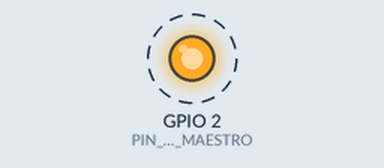
Recording of a sketch running on a simulated ESP32-C3. Parts: output pins drawn as LEDs (lit = HIGH). Dashed ring = blinking. WiFi joins after 1.5 s; servers stay silent unless stated; what the sketch prints to the serial monitor is not drawn.

Above: at 2.63 s.
Timing chart, 0 to 5.5 s (numbered marks = the images above):
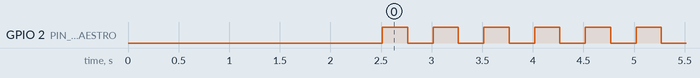

Measured:
- by itself, GPIO 2 (PIN_LED_MAESTRO): alternates HIGH for 0.25 s and LOW for 0.25 s

The sketch:

maestro_noSleep_noDelay.ino
```cpp
/*
  ESP32 (DevKit clásico) - CLIENTE del router + CONTROLADOR DE LED REMOTO (multi-cliente)
  -------------------------------------------------------------------
  Se conecta al router TP-Link (en vez de crear su propia red) y manda
  comandos "ON" y "OFF" a los ESP32-C3 conectados, siguiendo una
  secuencia programable (array de pasos: cliente + duración en fracción de beat).

  LED de latencia (maestro):
  Cada vez que se envía el comando "ON" a un cliente, el LED local del
  maestro (pin 2) se enciende al mismo tiempo, para poder ver a simple
  vista el retraso entre el encendido del maestro y el del cliente.
  El LED del maestro se apaga automáticamente tras la MITAD de la
  duración que se le mandó al cliente para ese paso (no espera a que
  el cliente reciba su "OFF").

  Cómo probarlo:
  1. Sube este sketch al ESP32 clásico.
  2. Sube el sketch cliente a cada ESP32-C3, apuntando al SSID del router
     y a la IP fija 192.168.0.150.
  3. Los LEDs de los C3 deberían encenderse uno por uno siguiendo la secuencia,
     y el LED del maestro debería parpadear brevemente al inicio de cada uno.
*/

#include <WiFi.h>

const char* ssid     = "constelacion";
const char* password = "01Constelacion01";
const uint16_t puerto = 8080;

// IP fija reservada para este maestro en el router (192.168.0.150)
IPAddress ipFija(192, 168, 0, 150);
IPAddress gateway(192, 168, 0, 1);
IPAddress subnet(255, 255, 255, 0);

// Cantidad máxima de clientes ESP32-C3 que puede atender simultáneamente
const int MAX_CLIENTES = 4;

WiFiServer servidor(puerto);
WiFiClient clientes[MAX_CLIENTES];

// ---------------------------------------------------------------
// LED DE LATENCIA (MAESTRO)
// ---------------------------------------------------------------

// ESP32 clásico: usar literal 2, no LED_BUILTIN (ver hardware-notes)
const int PIN_LED_MAESTRO = 2;

bool masterLedIsOn = false;
unsigned long masterLedStartTime = 0;
unsigned long masterLedDuration = 0;

// Enciende el LED del maestro por la mitad de la duración indicada
// para el paso actual (no bloqueante).
void encenderLedMaestro(unsigned long duracionClienteMs) {
  digitalWrite(PIN_LED_MAESTRO, HIGH);
  masterLedIsOn = true;
  masterLedStartTime = millis();
  masterLedDuration = duracionClienteMs / 2;
}

// Revisa en cada vuelta del loop si ya toca apagar el LED del maestro.
void actualizarLedMaestro() {
  if (masterLedIsOn && (millis() - masterLedStartTime >= masterLedDuration)) {
    digitalWrite(PIN_LED_MAESTRO, LOW);
    masterLedIsOn = false;
  }
}

// ---------------------------------------------------------------
// SECUENCIA
// ---------------------------------------------------------------

#define BPM 120
// Notación musical estándar: BPM define la duración de la NEGRA (1/4).
// Una nota entera (1/1) equivale a 4 negras.
#define MS_PER_WHOLE_NOTE (240000.0 / BPM)  // a 60bpm, 1/4 (negra) = 1000ms

// Formato de entrada: {clientNumber, numerador, denominador}
// clientNumber: 0 a 3 (índice en el array `clientes`)
// numerador/denominador: fracción de beat, ej. {1,4} = 1/4 de beat
struct StepFraction {
  uint8_t clientNumber;
  uint8_t numerator;
  uint8_t denominator;
};

StepFraction sequence1Raw[] = {
  {0, 1, 4},
  {1, 1, 4},
  {2, 1, 4},
  {3, 1, 4}
};
const uint8_t sequenceLength = sizeof(sequence1Raw) / sizeof(sequence1Raw[0]);

// Secuencia ya convertida a milisegundos (se llena en setup())
struct Step {
  uint8_t clientNumber;
  unsigned long durationMs;
};

Step sequence1[sequenceLength];

void convertirSecuencia() {
  for (int i = 0; i < sequenceLength; i++) {
    sequence1[i].clientNumber = sequence1Raw[i].clientNumber;
    float fraccion = (float)sequence1Raw[i].numerator / (float)sequence1Raw[i].denominator;
    sequence1[i].durationMs = (unsigned long)(fraccion * MS_PER_WHOLE_NOTE);
  }
}

uint8_t currentStep = 0;
unsigned long stepStartTime = 0;
bool stepLedIsOn = false;

void enviarComando(uint8_t clientIndex, const char* comando) {
  if (clientIndex >= MAX_CLIENTES) return;
  if (clientes[clientIndex] && clientes[clientIndex].connected()) {
    clientes[clientIndex].println(comando);
    Serial.print("[Enviado: ");
    Serial.print(comando);
    Serial.print("] a cliente ");
    Serial.println(clientIndex);
  }
}

void actualizarSecuencia() {
  unsigned long ahora = millis();

  if (!stepLedIsOn) {
    // Inicia el paso actual: enciende el LED del cliente correspondiente
    enviarComando(sequence1[currentStep].clientNumber, "ON");
    stepLedIsOn = true;
    stepStartTime = ahora;

    // Enciende también el LED local del maestro (medio tiempo del cliente)
    encenderLedMaestro(sequence1[currentStep].durationMs);
    return;
  }

  // Ya está encendido: revisa si terminó su duración
  if (ahora - stepStartTime >= sequence1[currentStep].durationMs) {
    enviarComando(sequence1[currentStep].clientNumber, "OFF");
    stepLedIsOn = false;
    currentStep = (currentStep + 1) % sequenceLength;
    // El siguiente paso se inicia en la próxima llamada a actualizarSecuencia()
  }
}


// ---------------------------------------------------------------

void setup() {
  Serial.begin(115200);
  delay(1000);

  pinMode(PIN_LED_MAESTRO, OUTPUT);
  digitalWrite(PIN_LED_MAESTRO, LOW);

  convertirSecuencia();

  WiFi.mode(WIFI_STA);
  WiFi.config(ipFija, gateway, subnet);
  WiFi.begin(ssid, password);

  Serial.print("Conectando a ");
  Serial.println(ssid);

  while (WiFi.status() != WL_CONNECTED) {
    delay(500);
    Serial.print(".");
  }

  // Nivel 1 - reducir latencia: desactiva el power-save del WiFi,
  // que puede retrasar la entrega de paquetes hasta 100-300ms de forma
  // irregular si se deja en su modo por default.
  WiFi.setSleep(false);

  Serial.println();
  Serial.println("=================================");
  Serial.println("Conectado al router exitosamente");
  Serial.print("IP del ESP32 (maestro): ");
  Serial.println(WiFi.localIP());
  Serial.println("=================================");

  servidor.begin();
  Serial.println("Servidor iniciado. Esperando ESP32-C3...");
}

void loop() {
  // 1. Aceptar nuevas conexiones sin bloquear a las ya existentes
  WiFiClient nuevoCliente = servidor.available();
  if (nuevoCliente) {
    bool asignado = false;
    for (int i = 0; i < MAX_CLIENTES; i++) {
      if (!clientes[i] || !clientes[i].connected()) {
        clientes[i] = nuevoCliente;
        // Nivel 1 - reducir latencia: desactiva el algoritmo de Nagle,
        // para que comandos cortos como "ON"/"OFF" salgan de inmediato
        // en vez de esperar a juntarse con más datos.
        clientes[i].setNoDelay(true);
        asignado = true;
        Serial.print(">>> Cliente conectado en slot ");
        Serial.println(i);
        break;
      }
    }
    if (!asignado) {
      Serial.println(">>> Cliente rechazado: no hay slots libres");
      nuevoCliente.stop();
    }
  }

  // 2. Avanzar la secuencia programada
  actualizarSecuencia();

  // 3. Apagar el LED de latencia del maestro cuando corresponda
  actualizarLedMaestro();
}
```
